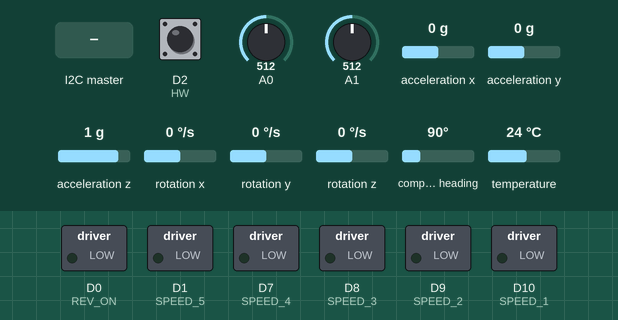
This sketch was run on a simulated Arduino Zero (SAMD21). Shown: switched loads named in the sketch (green lamp = pin HIGH). The test bench sets the inputs (shaded band); at power-on: D2 (HW) HIGH, A0 = 512, A1 = 512, acceleration x 0 g, acceleration y 0 g, acceleration z 1 g, rotation x 0 °/s, rotation y 0 °/s, rotation z 0 °/s, compass heading 90°, temperature 24 °C. What the sketch prints to the serial monitor is not drawn.

Above: at 1.3 s.
1.4 s: the I2C master sends "A"
At 2.7 s:
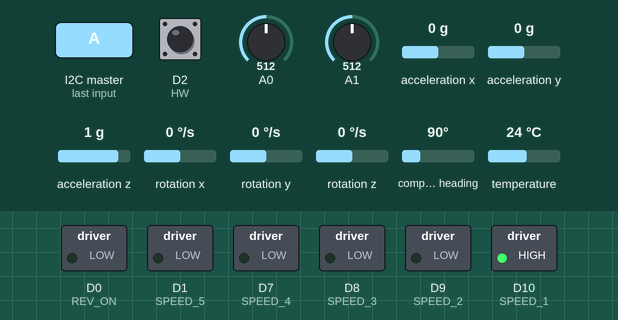
4.4 s: the I2C master sends "R"
At 4.8 s:
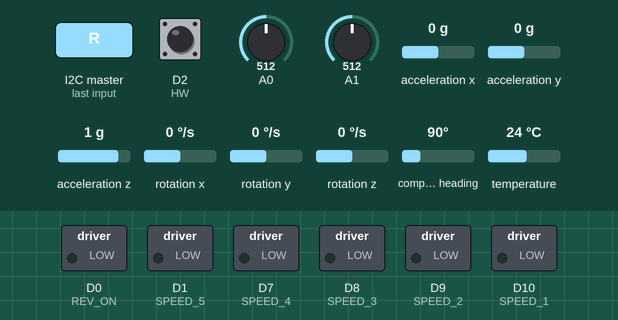
Timing chart, 0 to 7.4 s (numbered marks = the images above; inputs shaded):
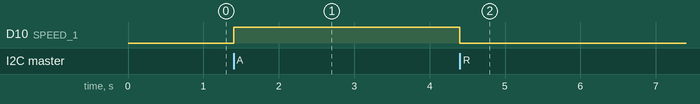

Measured:
- after the input at 1.4 s, D10 (SPEED_1): LOW → HIGH at once
- after the input at 4.4 s, D10 (SPEED_1): HIGH → LOW at once

The sketch:

projectV4.ino
```cpp
#include <Wire.h>
#include <SPI.h>
#include <Adafruit_LSM9DS1.h>
#include <Adafruit_Sensor.h>  // not used in this demo but required!
// i2c
//Adafruit_LSM9DS1 lsm = Adafruit_LSM9DS1();

#define LSM9DS1_SCK 13
#define LSM9DS1_MISO 12
#define LSM9DS1_MOSI 11
#define LSM9DS1_XGCS 6
#define LSM9DS1_MCS 5
#define SPEED_1 10
#define SPEED_2 9
#define SPEED_3 8
#define SPEED_4 7
#define SPEED_5 1 // doesnt work proberly
#define REV_ON 0
#define HU 4
#define HW 2
#define HV 3
#define dataToSendLength 34
#define GEARBOX_RATIO 10
#define piNum 3.141592653589793

//i2c
#define SLAVE_ADDRESS 0x05
//omega
#define ENC_COUNT_REV 16

typedef union
{
  short number;
  uint8_t bytes[2];
} SHORTUNION_t;
typedef union
{
  float number;
  uint8_t bytes[4];
} FLOATUNION_t;
SHORTUNION_t myShort;
SHORTUNION_t myShort2;
SHORTUNION_t omegaAxle;

float torqueTest=0;
int anglePlot=0;
float currentValue2=0;


// You can also use software SPI
Adafruit_LSM9DS1 lsm = Adafruit_LSM9DS1(LSM9DS1_SCK, LSM9DS1_MISO, LSM9DS1_MOSI, LSM9DS1_XGCS, LSM9DS1_MCS);
// Or hardware SPI! In this case, only CS pins are passed in
//Adafruit_LSM9DS1 lsm = Adafruit_LSM9DS1(LSM9DS1_XGCS, LSM9DS1_MCS);

//setting up global vars;
char number[50];
char state = 'i';
bool done = false;
byte stage = -1;
short indexR = 0;
short int counter = 0;


#define FLOATS_SENT 1
float data[FLOATS_SENT];
char dataToSend[dataToSendLength];
//IMU
FLOATUNION_t  accelerationX;
FLOATUNION_t  accelerationY;
FLOATUNION_t  accelerationZ;
float  magneticX;
float  magneticY;
float  magneticZ;

FLOATUNION_t  gyroX;
FLOATUNION_t  gyroY;
FLOATUNION_t  gyroZ;
FLOATUNION_t  torqueUni;

float  v1;
// CURRENT SENSOR
const int numReadings = 10;
float readings[numReadings];      // the readings from the analog input
int indexI = 0;                  // the index of the current reading
float total = 0;                  // the running total
float average = 0;                // the average

float currentValue = 0;


//for omega and angle.number
volatile long encoderValue = 0;
volatile long encoderValuePrev=0;
int interval = 5;            // One-second interval for measurements
volatile float previousMillis = 0;          // Counters for milliseconds during interval
volatile float currentMillis = 0;
volatile float omega = 0;              // Variable for omega measuerment
volatile long angleMotor=0;
volatile long prevAngleMotor=0;
volatile SHORTUNION_t angle;
volatile int prevAngle=0;


//sequence vars
bool pause = true;
long currentSequenceMillis = 0;
long prevSequenceMillis = 0;


void setupSensor()
{
  //gyro setup
  // 1.) Set the accelerometer range
  lsm.setupAccel(lsm.LSM9DS1_ACCELRANGE_2G);
  //lsm.setupAccel(lsm.LSM9DS1_ACCELRANGE_4G);
  //lsm.setupAccel(lsm.LSM9DS1_ACCELRANGE_8G);
  //lsm.setupAccel(lsm.LSM9DS1_ACCELRANGE_16G);

  // 2.) Set the magnetometer sensitivity
  lsm.setupMag(lsm.LSM9DS1_MAGGAIN_4GAUSS);
  //lsm.setupMag(lsm.LSM9DS1_MAGGAIN_8GAUSS);
  //lsm.setupMag(lsm.LSM9DS1_MAGGAIN_12GAUSS);
  //lsm.setupMag(lsm.LSM9DS1_MAGGAIN_16GAUSS);

  // 3.) Setup the gyroscope
  lsm.setupGyro(lsm.LSM9DS1_GYROSCALE_245DPS);
  //lsm.setupGyro(lsm.LSM9DS1_GYROSCALE_500DPS);
  //lsm.setupGyro(lsm.LSM9DS1_GYROSCALE_2000DPS);


}

void setup()
{
  angle.number = 0;
  angleMotor=0;
    pinMode(SPEED_1, OUTPUT);
    pinMode(SPEED_2, OUTPUT);
  pinMode(SPEED_3, OUTPUT);
  pinMode(SPEED_4, OUTPUT);
  pinMode(SPEED_5, OUTPUT);
  pinMode(REV_ON, OUTPUT);
  digitalWrite(SPEED_1,LOW);
  digitalWrite(SPEED_2,LOW);
  digitalWrite(SPEED_3,LOW);
  digitalWrite(SPEED_4,LOW);
  digitalWrite(SPEED_5,LOW);
  digitalWrite(REV_ON, LOW);


  Serial.begin(9600);

  // setup i2c comm
  Wire.begin(SLAVE_ADDRESS);
  // define callbacks for i2c communication
  Wire.onReceive(receiveData);
  Wire.onRequest(sendData);
  /* while (!SerialUSB) {
     delay(1); // will pause Zero, Leonardo, etc until SerialUSB console opens
    }
  */

  delay(100);
  SerialUSB.println("LSM9DS1 data read demo");

  // Try to initialise and warn if we couldn't detect the chip
  if (!lsm.begin())
    {
     SerialUSB.println("Oops ... unable to initialize the LSM9DS1. Check your wiring!");
     while (1);
    }

  SerialUSB.println("Found LSM9DS1 9DOF");

  // helper to just set the default scaling we want, see above!
  setupSensor();


  //setup outputs
  pinMode(SPEED_1, OUTPUT);
    pinMode(SPEED_2, OUTPUT);
  pinMode(SPEED_3, OUTPUT);
  pinMode(SPEED_4, OUTPUT);
  pinMode(SPEED_5, OUTPUT);
  pinMode(REV_ON, OUTPUT);

  pinMode(HV, INPUT_PULLUP);
  pinMode(HW, INPUT_PULLUP);
  pinMode(HU, INPUT_PULLUP);
  attachInterrupt(digitalPinToInterrupt(HW), updateEncoder, CHANGE);
 // attachInterrupt(digitalPinToInterrupt(HV), updateEncoder, CHANGE);
 // attachInterrupt(digitalPinToInterrupt(HU), updateEncoder, CHANGE);
  previousMillis = millis();
}

void readNprintGyro() {
  lsm.read();  /* ask it to read in the data */

  /* Get a new sensor event */
  sensors_event_t a, m, g, temp;

  lsm.getEvent(&a, &m, &g, &temp);

  accelerationX.number = a.acceleration.x;
  accelerationY.number = a.acceleration.y;
  accelerationZ.number = a.acceleration.z;

  magneticX = m.magnetic.x;
  magneticY = m.magnetic.y;
  magneticZ = m.magnetic.z;

  gyroX.number = g.gyro.x;
  gyroY.number = g.gyro.y;
  gyroZ.number = g.gyro.z;


  SerialUSB.print("Accel X: "); SerialUSB.print(a.acceleration.x); SerialUSB.print(" m/s^2");
  SerialUSB.print("\tY: "); SerialUSB.print(a.acceleration.y);     SerialUSB.print(" m/s^2 ");
  SerialUSB.print("\tZ: "); SerialUSB.print(a.acceleration.z);     SerialUSB.println(" m/s^2 ");

      SerialUSB.print("Mag X: "); SerialUSB.print(m.magnetic.x);   SerialUSB.print(" gauss");
      SerialUSB.print("\tY: "); SerialUSB.print(m.magnetic.y);     SerialUSB.print(" gauss");
      SerialUSB.print("\tZ: "); SerialUSB.print(m.magnetic.z);     SerialUSB.println(" gauss");

      SerialUSB.print("Gyro X: "); SerialUSB.print(g.gyro.x);   SerialUSB.print(" dps");
      SerialUSB.print("\tY: "); SerialUSB.print(g.gyro.y);      SerialUSB.print(" dps");
      SerialUSB.print("\tZ: "); SerialUSB.print(g.gyro.z);      SerialUSB.println(" dps");

      SerialUSB.println();

  //delay(20);
}//readNprintGryo

void readCurrent() {
  total = total - readings[indexI];
  readings[indexI] = analogRead(1); //Raw data reading
  currentValue2=(readings[indexI]-510)*33/1024/0.4;
  readings[indexI] = (readings[indexI] - 510) * 3.3 / 1024 / 0.04 - 0.04; //Data processing:510-raw data from analogRead when the input is 0; 5-5v; the first 0.04-0.04V/A(sensitivity); the second 0.04-offset val;
  total = total + readings[indexI];
  indexI = indexI + 1;
  if (indexI >= numReadings)
    indexI = 0;
  average = total / numReadings; //Smoothing algorithm (http://www.arduino.cc/en/Tutorial/Smoothing)
  currentValue = average; // Current is stored in this variable
  //SerialUSB.println(currentValue); // Print the current
}

void updateEncoder() {
  encoderValue++;
}
void readangle() {
  //angle.number = encoderValue * 30;
  angleMotor=encoderValue*60;
}
void readNprintVolt() {
  float Ain = analogRead(AR_DEFAULT);


  // calculate the voltage
  // use 5.0 for a 5.0V ADC reference voltage
  // 5.015V is the calibrated reference voltage
  v1 = 6.6*(Ain * 3.3) / 1024.0;
  // send voltage for display on SerialUSB Monitor
  // voltage multiplied by 11 when using voltage divider that
  // divides by 11. 11.132 is the calibrated voltage divide
  // value
  // SerialUSB.print(v1 * 11.132);
  // SerialUSB.println (" V");
}
void readOmega() {
  currentMillis = millis();
  readangle();
  if (currentMillis - previousMillis >= interval) {
    omega = (float)((angleMotor-prevAngleMotor)*2*3.14/360)/(abs(currentMillis - previousMillis)*0.001);//abs((currentMillis - previousMillis)));
    omegaAxle.number=omega/GEARBOX_RATIO;
    prevAngleMotor=angleMotor;
    previousMillis = currentMillis;
    //encoderValue = 0;

  }

}//readOmega

void readTorque() {
  if(abs(omega)>=0.1){
 // torqueUni.number= (currentValue * v1*GEARBOX_RATIO) / (omega);
  torqueTest=(currentValue * v1*GEARBOX_RATIO) / (omega);
  }else {
    torqueTest=0;
  }
  torqueUni.number=torqueTest;
}
void receiveData(int byteCount) {
  SerialUSB.println("GOT SOME");
  int i = 0;
  while (Wire.available()) {
    number[i] = Wire.read();
    SerialUSB.println(number[i]);

    i++;
  }
  number[i] = '\0';

  //commands the sequence
  if (number[0] == 'A') {
    number[0] = 'n'; // just to get rid of it
    stage = 0;
    angle.number = 0;
    angleMotor=0;
    encoderValue=0;
    pause = false;
  } else if (number[0] == 'B') {
    number[0] = 'n'; // just to get rid of it
    stage=100;
    angle.number = 0;
    angleMotor=0;
    encoderValue=0;
    pause = false;

  }else if (number[0] == 'C') {
    number[0] = 'n'; // just to get rid of it
    stage=150;
    angle.number = 0;
    angleMotor=0;
    encoderValue=0;
    pause = false;
  }
  if (number[0] == 'P') {         //pause
    number[0] = 'n'; // just to get rid of it

    //stop
    pause = true;
  }
  if (number[0] == 'R') {         //reset
    number[0] = 'n'; // just to get rid of it

    pause = true;
    stage = -1;
    state = 'i';
    angle.number = 0;
    encoderValue=0;
    digitalWrite(SPEED_1,LOW);
    digitalWrite(SPEED_2,LOW);
    digitalWrite(SPEED_3,LOW);
    digitalWrite(SPEED_4,LOW);
    digitalWrite(SPEED_5,LOW);
    digitalWrite(REV_ON,LOW);
  }
 // SerialUSB.print(number);
}  // end while


void buildDataToSend() {
  angle.number = encoderValue * 60;
  // Could do with for loops, but better overview this way
  dataToSend[0] = state;
  dataToSend[1] = stage;
  dataToSend[2] = angle.bytes[0];
  dataToSend[3] = angle.bytes[1];
  dataToSend[4] = omegaAxle.bytes[0];
  dataToSend[5] = omegaAxle.bytes[1];
  dataToSend[6] = accelerationX.bytes[0];
  dataToSend[7] = accelerationX.bytes[1];
  dataToSend[8] = accelerationX.bytes[2];
  dataToSend[9] = accelerationX.bytes[3];
  dataToSend[10] = accelerationY.bytes[0];
  dataToSend[11] = accelerationY.bytes[1];
  dataToSend[12] = accelerationY.bytes[2];
  dataToSend[13] = accelerationY.bytes[3];
  dataToSend[14] = accelerationZ.bytes[0];
  dataToSend[15] = accelerationZ.bytes[1];
  dataToSend[16] = accelerationZ.bytes[2];
  dataToSend[17] = accelerationZ.bytes[3];
  dataToSend[18] = gyroX.bytes[0];
  dataToSend[19] = gyroX.bytes[1];
  dataToSend[20] = gyroX.bytes[2];
  dataToSend[21] = gyroX.bytes[3];
  dataToSend[22] = gyroY.bytes[0];
  dataToSend[23] = gyroY.bytes[1];
  dataToSend[24] = gyroY.bytes[2];
  dataToSend[25] = gyroY.bytes[3];
  dataToSend[26] = gyroZ.bytes[0];
  dataToSend[27] = gyroZ.bytes[1];
  dataToSend[28] = gyroZ.bytes[2];
  dataToSend[29] = gyroZ.bytes[3];
  dataToSend[30] = torqueUni.bytes[0];
  dataToSend[31] = torqueUni.bytes[1];
  dataToSend[32] = torqueUni.bytes[2];
  dataToSend[33] = torqueUni.bytes[3];


}
void sendData() {
  if (indexR >= dataToSendLength) {
    indexR = 0;
    }
  Wire.write(dataToSend[indexR]);
  ++indexR;


}

void sequenceA() {
  currentSequenceMillis = millis();
 if(state=='e' && stage==4){
  SerialUSB.println(torqueTest);
  delay(2000);
 }
  if (state == 'e' && stage == 3) {
        //digitalWrite(SPEED_1, LOW);
        if(torqueTest<=1){
        stage=4;
        }
        //SerialUSB.println("STAGE 1");
        prevSequenceMillis = millis();
        SerialUSB.print("FINAL2 ");//SerialUSB.print(angleMotor/GEARBOX_RATIO);
        SerialUSB.println(torqueTest);


      }

  if (state == 'e' && stage == 2 && (torqueTest>=1.2)) {
        digitalWrite(SPEED_1, LOW);
        //digitalWrite(SPEED_5,HIGH);
        stage=3;
        SerialUSB.print("FINAL");SerialUSB.println(torqueTest);
        prevSequenceMillis = millis();
        angleMotor=0;
        encoderValue=0;

      }
  if (state == 'e' && stage == 1 && ((angleMotor/GEARBOX_RATIO ) >= 360*20)) {
      //digitalWrite(SPEED_1, LOW);
      //digitalWrite(SPEED_2,HIGH);
      stage=2;
      //SerialUSB.println("STAGE 1");
      prevSequenceMillis = millis();

    }
  if (state == 'i' && stage == 0) {
    state = 'e';
    //start low speed
    angle.number = 0;
    angleMotor=0;
    torqueTest=0;
    encoderValue=0;
    digitalWrite(SPEED_1, HIGH);
    stage = 1;
    prevSequenceMillis = millis();
    //SerialUSB.println("STAGE0");
  }
  //delay(10); //some value between 3 and 15 to take account for the rise time of the relays


}
void sequenceC() {
  currentSequenceMillis = millis();
 if(state=='e' && stage==154){
  SerialUSB.println(torqueTest);
  delay(20000);
 }
  if (state == 'e' && stage == 153) {
        //digitalWrite(SPEED_1, LOW);
        if(torqueTest<=1){
        stage=154;
        }
        //SerialUSB.println("STAGE 1");
        prevSequenceMillis = millis();
        SerialUSB.print("FINAL2 ");//SerialUSB.print(angleMotor/GEARBOX_RATIO);
        SerialUSB.println(torqueTest);


      }

  if (state == 'e' && stage == 152 && (torqueTest>=1.2)) {
        digitalWrite(SPEED_1, LOW);
        //digitalWrite(SPEED_5,HIGH);
        stage=153;
        SerialUSB.print("FINAL");SerialUSB.println(torqueTest);
        prevSequenceMillis = millis();
        angleMotor=0;
        encoderValue=0;

      }
  if (state == 'e' && stage == 151 && ((angleMotor/GEARBOX_RATIO ) >= 360*20)) {
      //digitalWrite(SPEED_1, LOW);
      //digitalWrite(SPEED_2,HIGH);
     // stage=152;
      digitalWrite(SPEED_1,LOW);
      //SerialUSB.println("STAGE 1");
      prevSequenceMillis = millis();
      SerialUSB.print("DONE");
      delay(10000);

    }
  if (state == 'i' && stage == 150) {
    state = 'e';
    //start low speed
    angle.number = 0;
    angleMotor=0;
    torqueTest=0;
    encoderValue=0;
    digitalWrite(SPEED_1, HIGH);
    digitalWrite(REV_ON,HIGH);
    stage = 151;
    prevSequenceMillis = millis();
    //SerialUSB.println("STAGE0");
  }
  //delay(10); //some value between 3 and 15 to take account for the rise time of the relays


}
void sequenceB() {
  currentSequenceMillis = millis();
  readangle();

  if (state == 'e' && stage == 101 && (angleMotor/GEARBOX_RATIO ) >= 20) {
    digitalWrite(SPEED_1, LOW);
    //SerialUSB.println("STAGE 1");
    state='f';
    stage=102;
  }

  if (state == 'i' && stage == 100) {
    state = 'e';
    //start low speed
    angle.number = 0;
    angleMotor=0;
    encoderValue=0;
    digitalWrite(SPEED_1, HIGH);
    stage = 101;
    prevSequenceMillis = millis();
    prevAngle=0;
    //SerialUSB.println("STAGE0");
  }
}

void loop()
{


  sequenceA();
  sequenceB();
  sequenceC();
  readangle();
  readOmega();
  readNprintGyro();
  readNprintVolt();
  readCurrent();
  readTorque();
  buildDataToSend();
  //SerialUSB.print("STAGE : "); SerialUSB.print(stage); SerialUSB.print(" Encoder : "); SerialUSB.print(encoderValue);
  //SerialUSB.print(" CURRENT : ");
  /*SerialUSB.print(currentValue);
   //SerialUSB.print(" angleMotor : "); SerialUSB.print(angleMotor);
   //SerialUSB.print(" omega : ");
    SerialUSB.print(" ");
    SerialUSB.print(currentValue2);
    SerialUSB.print(" ");
   SerialUSB.print(omega);
   SerialUSB.print(" ");
    //SerialUSB.print("Voltage : ");
    SerialUSB.print(v1);
    SerialUSB.print(" ");
    //SerialUSB.print(" STAGE  : "); SerialUSB.print(stage);
    //SerialUSB.print("Torque : ");
    SerialUSB.println(torqueTest);// SerialUSB.print("  "); SerialUSB.print(omega); SerialUSB.print("   ");
    //SerialUSB.println(angleMotor/GEARBOX_RATIO);

  */
}
```
